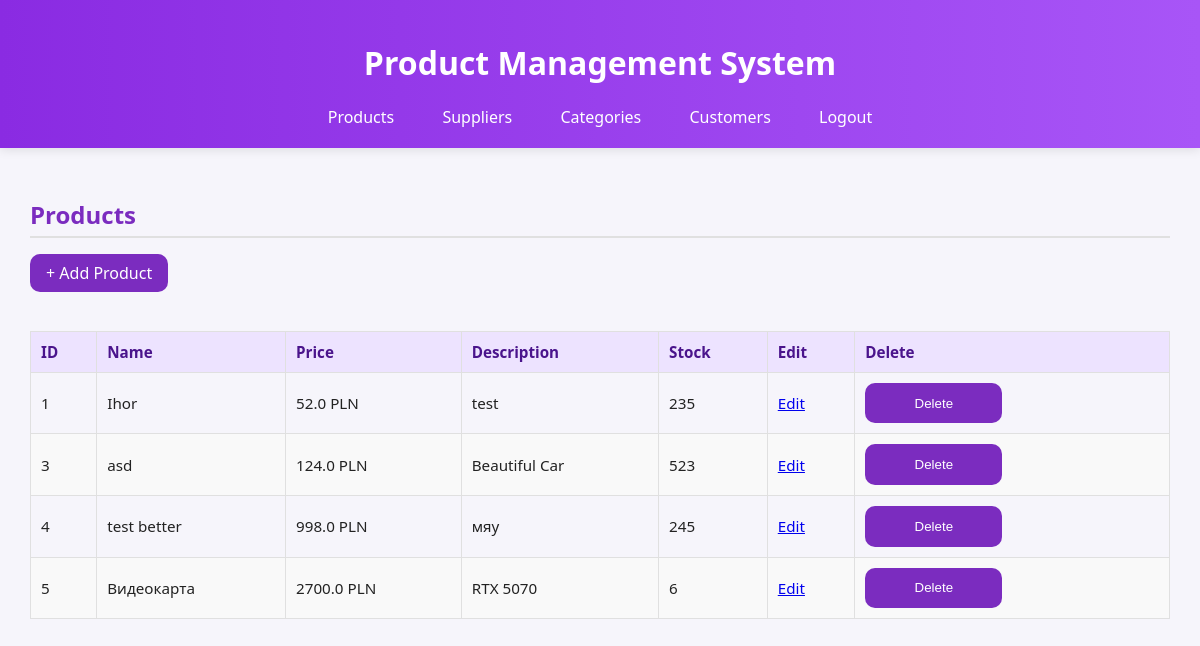
Screenshot of / (signed in) with the database file from the repository.
### models.py (models this page shows)
class Product(db.Model):
    id = db.Column(db.Integer, primary_key=True)
    name = db.Column(db.String(120), nullable=False)
    price = db.Column(db.Float, nullable=False)
    supplier_id = db.Column(db.Integer, db.ForeignKey('supplier.id'))
    category_id = db.Column(db.Integer, db.ForeignKey('category.id'))
    description = db.Column(db.String(255))
    stock = db.Column(db.Integer, default=0)

### routes.py (the view)
@app.route('/')
def index():
    products = Product.query.all()
    return render_template('index.html', products=products)

### routes.py (called while the page is built)
@app.context_processor
def inject_user_status():
    return {'logged_in': 'user_id' in session}

### templates/index.html (shortened to what this page needs)
{% extends "base.html" %}
{% block content %}
<div class="card">
  <div class="card-header">
    <h2>Products</h2>
    <a href="{{ url_for('add_product') }}" class="btn-add">+ Add Product</a>
  </div>
  <table class="styled-table">
    <thead>
      <tr>
        <th>ID</th>
        <th>Name</th>
        <th>Price</th>
        <th>Description</th>
        <th>Stock</th>
        <th>Edit</th>
        <th>Delete</th>
      </tr>
    </thead>
    <tbody>
      {% for product in products %}
      <tr>
        <td>{{ product.id }}</td>
        <td>{{ product.name }}</td>
        <td>{{ product.price }} PLN</td>
        <td>{{ product.description or '' }}</td>
        <td>{{ product.stock }}</td>
        <td>
          <a href="{{ url_for('edit_item', model='product', item_id=product.id) }}" class="btn-edit">Edit</a>
        </td>
        <td>
          <form method="POST" action="{{ url_for('delete_item', model='product', item_id=product.id) }}" onsubmit="return confirm('Delete this product?');">
            <button type="submit" class="btn-delete">Delete</button>
          </form>
        </td>
      </tr>
      {% else %}
      <tr><td colspan="7" style="text-align:center;">No products found</td></tr>
      {% endfor %}
    </tbody>
  </table>
</div>
{% endblock %}

### static/style.css (style rules this page uses)
body { font-family: "Poppins", sans-serif; background: #f4f3f7; color: #222; margin: 0; padding: 0; }
h2 { color: #7B2CBF; border-bottom: 2px solid #E0E0E0; padding-bottom: 5px; margin-bottom: 1rem; }
form { display: grid; grid-template-columns: 1fr 1fr; gap: 1.2rem; }
button, input[type="submit"] { background: #7B2CBF; color: white; border: none; padding: 0.8rem 1rem; border-radius: 10px; cursor: pointer; transition: 0.3s; }
table { width: 100%; border-collapse: collapse; margin-top: 1.5rem; font-size: 0.95rem; }
th, td { border: 1px solid #e0e0e0; padding: 10px; text-align: left; }
th { background: #ede3ff; color: #4a148c; }
tr:nth-child(even) { background-color: #f9f9f9; }
.btn-add { display: inline-block; background: #7B2CBF; color: white; padding: 8px 16px; border-radius: 10px; text-decoration: none; transition: 0.3s; margin-bottom: 15px; }

### templates/base.html (style rules this page uses)
body { font-family: 'Segoe UI', sans-serif; background-color: #f6f5fb; margin: 0; padding: 0; }

### rows the page displays
Product: id "1", name "Ihor", price "52.0", description "test", stock "235"
Product: id "3", name "asd", price "124.0", description "Beautiful Car", stock "523"
Product: id "4", name "test better", price "998.0", description "мяу", stock "245"
Product: id "5", name "Видеокарта", price "2700.0", description "RTX 5070", stock "6"
